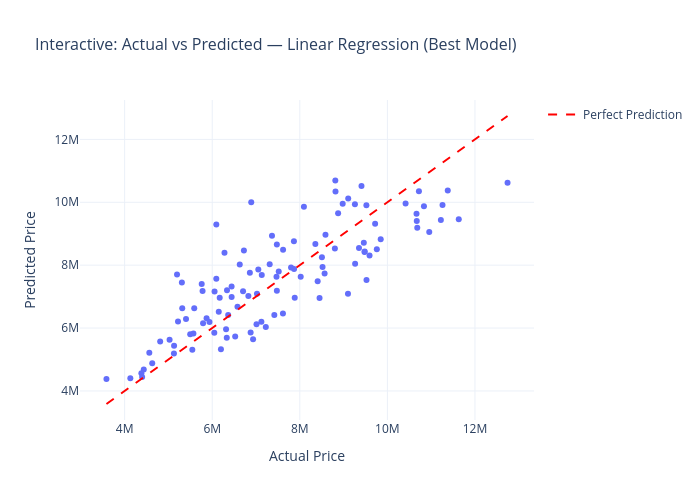

Write notebook code for a chart like this one.
### Code cell
# Interactive Actual vs Predicted for best model
best_name = max(all_preds.keys(), key=lambda k: r2_score(y_test, all_preds[k]))
best_preds = all_preds[best_name]

fig = px.scatter(x=y_test, y=best_preds,
                 labels={'x': 'Actual Price', 'y': 'Predicted Price'},
                 title=f'Interactive: Actual vs Predicted — {best_name} (Best Model)')
fig.add_trace(go.Scatter(x=[y_test.min(), y_test.max()], y=[y_test.min(), y_test.max()],
                         mode='lines', name='Perfect Prediction',
                         line=dict(color='red', dash='dash', width=2)))
fig.update_layout(template='plotly_white', width=700, height=500, title_font_size=16)
fig.show()
